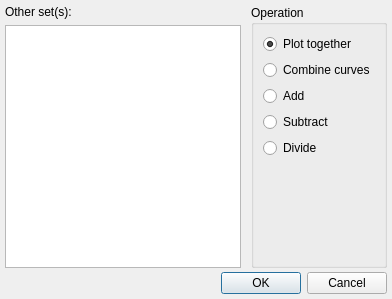
<?xml version="1.0" encoding="UTF-8"?>
<ui version="4.0">
 <class>PrefsDialog</class>
 <widget class="QDialog" name="PrefsDialog">
  <property name="geometry">
   <rect>
    <x>0</x>
    <y>0</y>
    <width>392</width>
    <height>299</height>
   </rect>
  </property>
  <property name="windowTitle">
   <string>Combine sets</string>
  </property>
  <layout class="QGridLayout" name="gridLayout">
   <property name="horizontalSpacing">
    <number>10</number>
   </property>
   <property name="verticalSpacing">
    <number>4</number>
   </property>
   <property name="margin">
    <number>5</number>
   </property>
   <item row="3" column="0" colspan="3">
    <widget class="QDialogButtonBox" name="buttonBox">
     <property name="orientation">
      <enum>Qt::Horizontal</enum>
     </property>
     <property name="standardButtons">
      <set>QDialogButtonBox::Cancel|QDialogButtonBox::Ok</set>
     </property>
    </widget>
   </item>
   <item row="0" column="1" colspan="2">
    <widget class="QGroupBox" name="groupBox">
     <property name="title">
      <string>Operation</string>
     </property>
     <layout class="QVBoxLayout" name="verticalLayout">
      <item>
       <widget class="QRadioButton" name="opTogether">
        <property name="text">
         <string>Plot together</string>
        </property>
        <property name="checkable">
         <bool>true</bool>
        </property>
        <property name="checked">
         <bool>true</bool>
        </property>
        <property name="autoExclusive">
         <bool>true</bool>
        </property>
       </widget>
      </item>
      <item>
       <widget class="QRadioButton" name="opCombine">
        <property name="text">
         <string>Combine curves</string>
        </property>
        <property name="checkable">
         <bool>true</bool>
        </property>
        <property name="checked">
         <bool>false</bool>
        </property>
        <property name="autoExclusive">
         <bool>true</bool>
        </property>
       </widget>
      </item>
      <item>
       <widget class="QRadioButton" name="opAdd">
        <property name="text">
         <string>Add</string>
        </property>
       </widget>
      </item>
      <item>
       <widget class="QRadioButton" name="opSubtract">
        <property name="text">
         <string>Subtract</string>
        </property>
       </widget>
      </item>
      <item>
       <widget class="QRadioButton" name="opDivide">
        <property name="text">
         <string>Divide</string>
        </property>
       </widget>
      </item>
      <item>
       <spacer name="verticalSpacer">
        <property name="orientation">
         <enum>Qt::Vertical</enum>
        </property>
        <property name="sizeHint" stdset="0">
         <size>
          <width>20</width>
          <height>40</height>
         </size>
        </property>
       </spacer>
      </item>
     </layout>
    </widget>
   </item>
   <item row="0" column="0">
    <widget class="QFrame" name="frame">
     <property name="frameShape">
      <enum>QFrame::NoFrame</enum>
     </property>
     <property name="frameShadow">
      <enum>QFrame::Raised</enum>
     </property>
     <layout class="QVBoxLayout" name="verticalLayout_2">
      <property name="margin">
       <number>0</number>
      </property>
      <item>
       <widget class="QLabel" name="label">
        <property name="text">
         <string>Other set(s):</string>
        </property>
       </widget>
      </item>
      <item>
       <widget class="QListWidget" name="otherList">
        <property name="selectionMode">
         <enum>QAbstractItemView::MultiSelection</enum>
        </property>
       </widget>
      </item>
     </layout>
    </widget>
   </item>
  </layout>
 </widget>
 <tabstops>
  <tabstop>buttonBox</tabstop>
 </tabstops>
 <resources/>
 <connections>
  <connection>
   <sender>buttonBox</sender>
   <signal>accepted()</signal>
   <receiver>PrefsDialog</receiver>
   <slot>accept()</slot>
   <hints>
    <hint type="sourcelabel">
     <x>248</x>
     <y>254</y>
    </hint>
    <hint type="destinationlabel">
     <x>157</x>
     <y>274</y>
    </hint>
   </hints>
  </connection>
  <connection>
   <sender>buttonBox</sender>
   <signal>rejected()</signal>
   <receiver>PrefsDialog</receiver>
   <slot>reject()</slot>
   <hints>
    <hint type="sourcelabel">
     <x>316</x>
     <y>260</y>
    </hint>
    <hint type="destinationlabel">
     <x>286</x>
     <y>274</y>
    </hint>
   </hints>
  </connection>
 </connections>
</ui>
